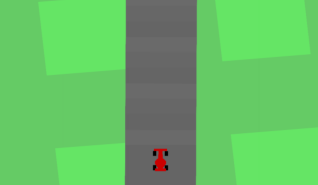
#> input picture image.png, 318 x 185 px, found by its file name
$ jupyter execute --allow-errors ex2.ipynb
#> lines starting #> are read from the running program, lines starting #| are printed output that depends on the picture; after the words box and inside, x2 and y2 are one past the last pixel; in counts of white or black regions, pixels touching at a corner belong together
#> `image = cv2.imread(r"G://OVGU Study//Sem2//Introduction to Computer Vi..`:
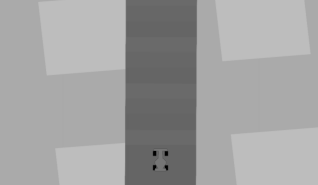
#> image: shape (185, 318); min 0, max 189, mean 160.9
[cell 1]
import numpy as np
import pandas as pd
import matplotlib.pyplot as plt

[cell 2]
#### Adding Salt and Pepper Noise

[cell 3]
import random

[cell 4]
def add_noise(image):
    row , col = image.shape
#> row = 185; col = 318
    number_of_pixels = random.randint(300, 5000)
    for i in range(number_of_pixels):
        y_coord=random.randint(0, row - 1)
        x_coord=random.randint(0, col - 1)
        image[y_coord][x_coord] = 255
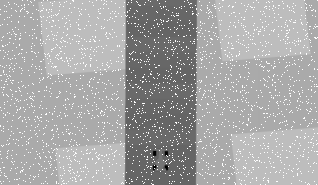
#> image: shape (185, 318); 5.7% of pixels changed, all inside (x1, y1, x2, y2) = (0, 0, 318, 185)
    number_of_pixels = random.randint(300 , 5000)
    for i in range(number_of_pixels):
        y_coord=random.randint(0, row - 1)
        x_coord=random.randint(0, col - 1)
        image[y_coord][x_coord] = 0
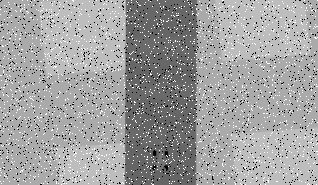
#> image: shape (185, 318); 3.94% of pixels changed, all inside (x1, y1, x2, y2) = (0, 0, 318, 185)

    return image

[cell 5]
import cv2
image = cv2.imread(r"G://OVGU Study//Sem2//Introduction to Computer Vision//Assignments//assign1//image.png", cv2.IMREAD_GRAYSCALE)
cv2.imshow("image",image)
cv2.waitKey(0)

[cell 6]
sap_car = add_noise(image)
cv2.imshow("sap_car",sap_car)
cv2.waitKey(0)

[cell 7]
#### Applying Gaussian Filter to Salt and Pepper Noise Image

[cell 8]
### Implementation with OpenCV package - Gaussian Filter

[cell 9]
gaussian_cv_filter = cv2.GaussianBlur(sap_car,(5,5),3)
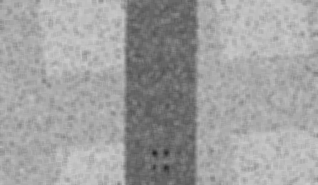
#> gaussian_cv_filter: shape (185, 318); min 34, max 206, mean 159.7

[cell 10]
cv2.imshow("gaussian_cv_filter", gaussian_cv_filter)
cv2.waitKey(0)

[cell 11]
### Implementation without OpenCV package - Gaussian Filter - not working

[cell 12]
def convolution(oldimage, kernel):
    #image = Image.fromarray(image, 'RGB')
    image_h = oldimage.shape[0]
    #image_w = oldimage.shape[1]


    kernel_h = kernel.shape[0]
    kernel_w = kernel.shape[1]

    if(len(oldimage.shape) == 3):
        image_pad = np.pad(oldimage, pad_width=((kernel_h // 2, kernel_h // 2),(kernel_w // 2, kernel_w // 2),(0,0)), mode='constant', constant_values=0).astype(np.float32)
    elif(len(oldimage.shape) == 2):
        image_pad = np.pad(oldimage, pad_width=((kernel_h // 2, kernel_h // 2),(kernel_w // 2, kernel_w // 2)), mode='constant', constant_values=0).astype(np.float32)


    h = kernel_h // 2
    w = kernel_w // 2

    image_conv = np.zeros(image_pad.shape)

    for i in range(h, image_pad.shape[0]-h):
        for j in range(w, image_pad.shape[1]-w):
            #sum = 0
            x = image_pad[i-h:i-h+kernel_h, j-w:j-w+kernel_w]
            x = x.flatten()*kernel.flatten()
            image_conv[i][j] = x.sum()
    h_end = -h
    w_end = -w

    if(h == 0):
        return image_conv[h:,w:w_end]
    if(w == 0):
        return image_conv[h:h_end,w:]
    return image_conv[h:h_end,w:w_end]

[cell 13]
def GaussianBlurImage(image, sigma):
    #image = imread(image)
    #image = Image.open(image)
#> called with sigma = 3
    image = np.asarray(image)

    filter_size = 2 * int(4 * sigma + 0.5) + 1
    gaussian_filter = np.zeros((filter_size, filter_size), np.float32)
    m = filter_size//2
    n = filter_size//2

    for x in range(-m, m+1):
        for y in range(-n, n+1):
            x1 = 2*np.pi*(sigma**2)
            x2 = np.exp(-(x**2 + y**2)/(2* sigma**2))
            gaussian_filter[x+m, y+n] = (1/x1)*x2

    im_filtered = np.zeros_like(image, dtype=np.float32)
    for c in range(2):
        im_filtered[ :, c] = convolution(image[ :, c], gaussian_filter)
#> im_filtered: shape (185, 318) float32; every value is 0
    return (im_filtered.astype(np.uint8))

#> (a cell that did not finish here is left out)

[cell 15]
#### Applying Bilateral Filter to Salt and Pepper Noise Image

[cell 16]
### Implementation with OpenCV package - Bilateral Filter

[cell 17]
bilateral_cv_filter = cv2.bilateralFilter(sap_car,15,80,80)
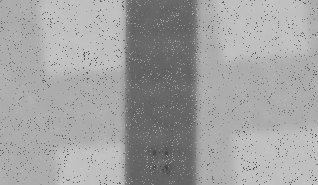
#> bilateral_cv_filter: shape (185, 318); min 61, max 201, mean 161.1
